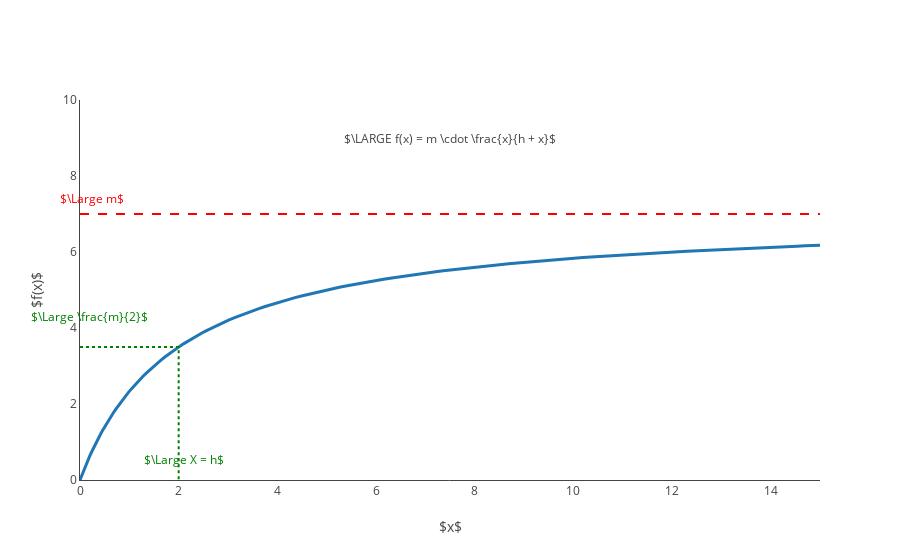

Notebook code cell kept with this figure:
### Markdown cell above
# A “saturating” function

It increases at first, but only up to a maximum (*saturation*) level. 

Parameters:
 - $m =$ the saturation level, the value of $\displaystyle \lim_{x \to \infty} f(x) \qquad$ (think $m$ for ***maximum***)
 - $h =$ the ***half-saturation point***, the $x$ value at which $f(x) = \frac{1}{2}m$

### Code cell
xmax=15
m = 7
h = 2
def f(x): return m * x / (h + x)

figure, plot = pm.make_figure()
figure.layout.update(showlegend=False)
plot.axes_ranges((0, xmax), (0, 10))
plot.axes_labels("$x$", "$f(x)$")
plot.function(f, (0, xmax), line_width=3)
plot.text(r"$\LARGE f(x) = m \cdot \frac{x}{h + x}$", (xmax/2, 9))
plot.lines(((0, m), (xmax, m)), color="red", line_dash="dash")
plot.text(r"$\Large m$", (0.25, m + 0.4), color="red")
plot.lines(((0, m/2), (h, m/2), (h, 0)), color="green", line_dash="dot")
plot.text(r"$\Large X = h$", (h + 0.1, 0.55), color="green")
plot.text(r"$\Large \frac{m}{2}$", (0.2, m/2 + 0.8), color="green")

figure

### Figure 1 — Plotly figure (JSON) as saved in the notebook; plotly's stock layout.template omitted (floating-point values rounded to 4 significant figures)
{"data": [{"line": {"shape": "linear", "smoothing": 0, "width": 3}, "mode": "lines", "type": "scatter", "x": [0, 0.03745, 0.0749, 0.1123, 0.1498, 0.1902, 0.2305, 0.2709, 0.3112, 0.3468, 0.3825, 0.4181, 0.4538, 0.4908, 0.5278, 0.5649, 0.6019, 0.6424, 0.6829, 0.7235, 0.764, 0.827, 0.89, 0.9703, 1.051, 1.121, 1.192, 1.274, 1.355, 1.425, 1.494, 1.568, 1.641, 1.72, 1.799, 1.873, 1.948, 2.027, 2.105, 2.244, 2.389, 2.472, 2.554, 2.715, 2.837, 3.012, 3.136, 3.313, 3.458, 3.612, 3.735, 3.889, 4.046, 4.185, 4.358, 4.51, 4.662, 4.788, 4.952, 5.11, 5.258, 5.388, 5.554, 5.7, 5.84, 5.993, 6.153, 6.286, 6.464, 6.594, 6.738, 6.904, 7.062, 7.21, 7.364, 7.486, 7.648, 7.799, 7.953, 8.106, 8.248, 8.414, 8.55, 8.687, 8.84, 8.993, 9.152, 9.291, 9.437, 9.611, 9.735, 9.899, 10.06, 10.2, 10.36, 10.49, 10.65, 10.81, 10.95, 11.1, 11.26, 11.39, 11.56, 11.71, 11.85, 12.01, 12.14, 12.3, 12.46, 12.6, 12.76, 12.9, 13.06, 13.21, 13.35, 13.49, 13.65, 13.79, 13.96, 14.11, 14.24, 14.4, 14.54, 14.69, 14.85, 15], "xaxis": "x", "y": [0, 0.1287, 0.2527, 0.3723, 0.4878, 0.6077, 0.7234, 0.8349, 0.9426, 1.035, 1.124, 1.21, 1.294, 1.379, 1.462, 1.542, 1.619, 1.702, 1.782, 1.86, 1.935, 2.048, 2.156, 2.287, 2.411, 2.515, 2.614, 2.723, 2.827, 2.912, 2.994, 3.076, 3.155, 3.237, 3.314, 3.386, 3.454, 3.523, 3.589, 3.701, 3.81, 3.869, 3.926, 4.031, 4.106, 4.206, 4.274, 4.365, 4.435, 4.505, 4.559, 4.622, 4.684, 4.736, 4.798, 4.849, 4.899, 4.938, 4.986, 5.031, 5.071, 5.105, 5.147, 5.182, 5.214, 5.248, 5.283, 5.31, 5.346, 5.371, 5.398, 5.428, 5.455, 5.48, 5.505, 5.524, 5.549, 5.571, 5.593, 5.615, 5.634, 5.656, 5.673, 5.69, 5.709, 5.726, 5.745, 5.76, 5.776, 5.794, 5.807, 5.823, 5.839, 5.852, 5.867, 5.879, 5.893, 5.907, 5.919, 5.931, 5.944, 5.954, 5.968, 5.979, 5.989, 6.001, 6.01, 6.021, 6.032, 6.041, 6.052, 6.06, 6.07, 6.08, 6.088, 6.096, 6.105, 6.114, 6.123, 6.131, 6.138, 6.146, 6.154, 6.161, 6.169, 6.176], "yaxis": "y"}, {"line": {"color": "red", "dash": "dash", "shape": "linear", "smoothing": 0}, "mode": "lines", "type": "scatter", "x": [0, 15], "xaxis": "x", "y": [7, 7], "yaxis": "y"}, {"line": {"color": "green", "dash": "dot", "shape": "linear", "smoothing": 0}, "mode": "lines", "type": "scatter", "x": [0, 2, 2], "xaxis": "x", "y": [3.5, 3.5, 0], "yaxis": "y"}], "layout": {"annotations": [{"showarrow": false, "text": "$\\LARGE f(x) = m \\cdot \\frac{x}{h + x}$", "x": 7.5, "xref": "x", "y": 9, "yref": "y"}, {"font": {"color": "red"}, "showarrow": false, "text": "$\\Large m$", "x": 0.25, "xref": "x", "y": 7.4, "yref": "y"}, {"font": {"color": "green"}, "showarrow": false, "text": "$\\Large X = h$", "x": 2.1, "xref": "x", "y": 0.55, "yref": "y"}, {"font": {"color": "green"}, "showarrow": false, "text": "$\\Large \\frac{m}{2}$", "x": 0.2, "xref": "x", "y": 4.3, "yref": "y"}], "showlegend": false, "xaxis": {"anchor": "y", "domain": [0, 1], "range": [0, 15], "title": {"text": "$x$"}}, "yaxis": {"anchor": "x", "domain": [0, 1], "range": [0, 10], "title": {"text": "$f(x)$"}}}}
